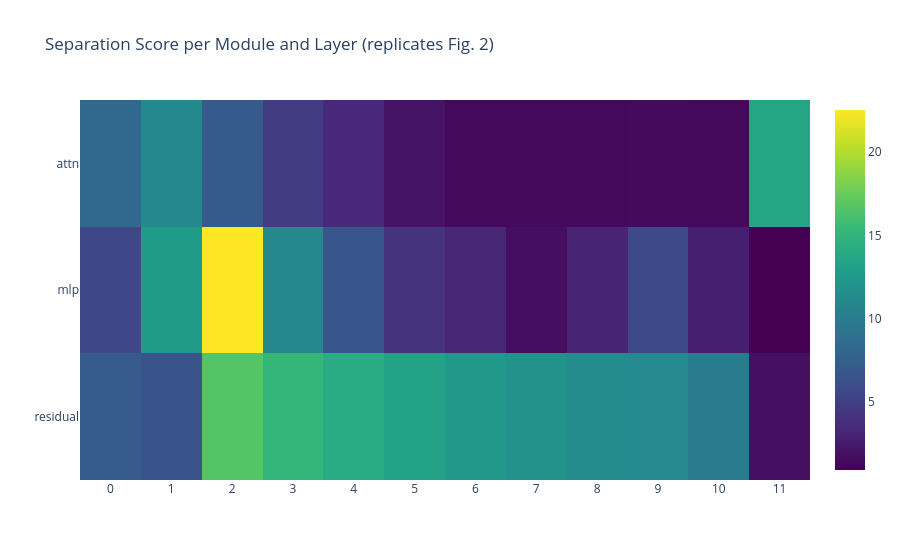

Source (notebook cell):
### Markdown cell above
---
## 13. Multi-module heatmap — Figure 2b/c replica

### Code cell
z_data = [[scores.get((layer, mod), 0.0) for layer in all_layers] for mod in modules]

fig = plot_heatmap(
    z_data=z_data,
    x_labels=[str(layer) for layer in all_layers],
    y_labels=modules,
    title="Separation Score per Module and Layer (replicates Fig. 2)",
    color_scale="Viridis",
)
fig.show()
# Expected: mlp row bright in middle layers; attn row bright near the end

### Figure 1 — Plotly figure (JSON) as saved in the notebook; plotly's stock layout.template omitted (floating-point values rounded to 4 significant figures)
{"data": [{"colorscale": [[0, "#440154"], [0.1111, "#482878"], [0.2222, "#3e4989"], [0.3333, "#31688e"], [0.4444, "#26828e"], [0.5556, "#1f9e89"], [0.6667, "#35b779"], [0.7778, "#6ece58"], [0.8889, "#b5de2b"], [1, "#fde725"]], "type": "heatmap", "x": ["0", "1", "2", "3", "4", "5", "6", "7", "8", "9", "10", "11"], "y": ["residual", "mlp", "attn"], "z": [[7.135, 6.598, 16.68, 15.18, 14.13, 13.24, 12.37, 11.92, 11.33, 11.2, 10.01, 1.834], [5.602, 12.69, 22.52, 11.07, 6.75, 4.098, 3.201, 1.724, 3.085, 5.728, 2.792, 0.9151], [8.186, 11.09, 6.996, 4.779, 3.416, 2.082, 1.425, 1.417, 1.435, 1.457, 1.384, 13.61]]}], "layout": {"title": {"text": "Separation Score per Module and Layer (replicates Fig. 2)"}}}
